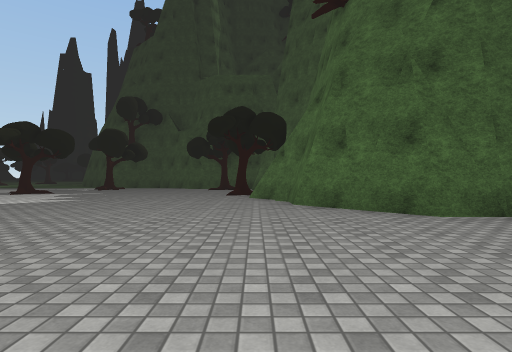
View 1 (above)

19 first-person views from a walk through a scene from a Unity 3-D project. The camera is 1.2 m above the floor, looks level and sees 80° across. The floor is counted in squares, 2 m on a side. Each view is taken from the middle of a square. On the plan, view 1 faces up. The plan holds only what a view shows up to about 9 squares ahead; the rest is blank. The place goes on beyond the plan. The player is left out. Some animated figures are not drawn. Some surface patterns are stand-ins.

View 2
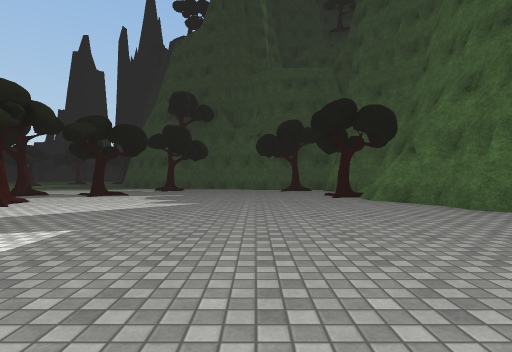

View 3
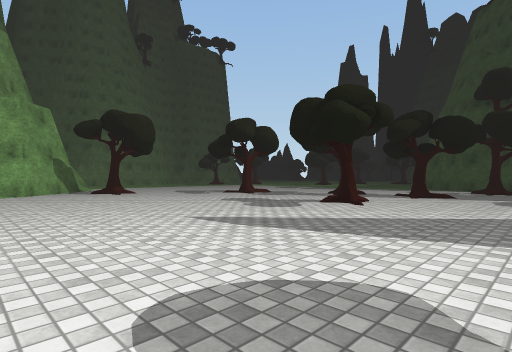

View 4
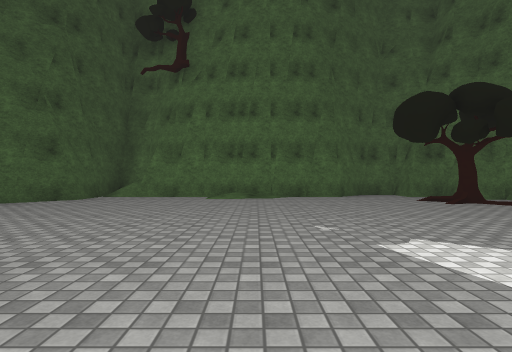

View 5
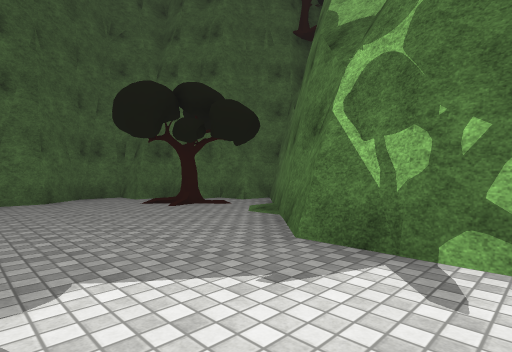

View 6
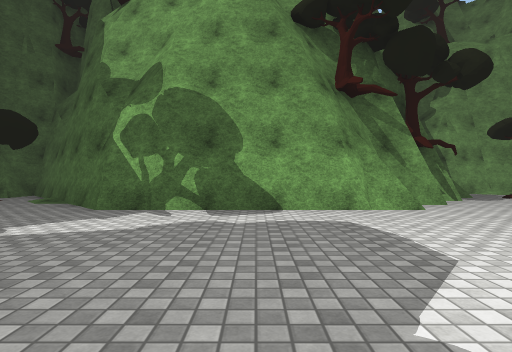

View 7
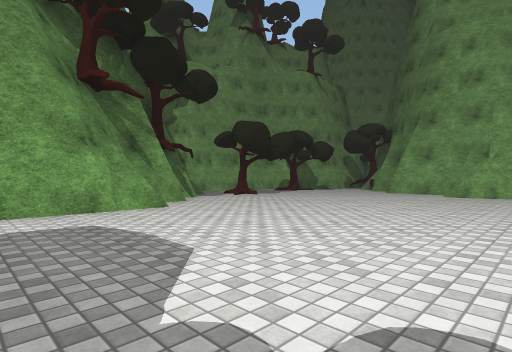

View 8
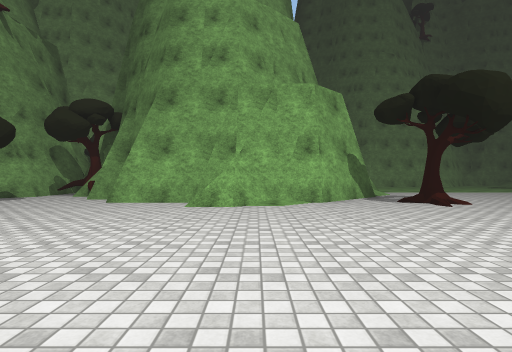

View 9
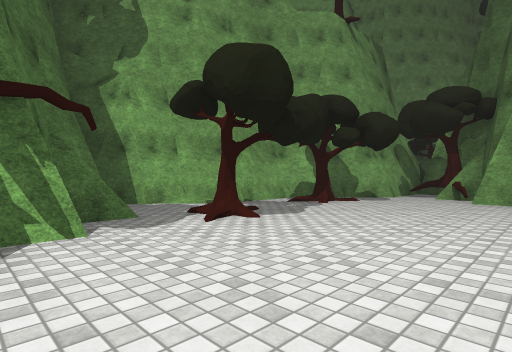

View 10
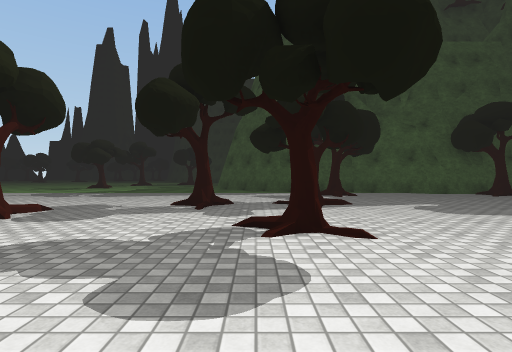

View 11
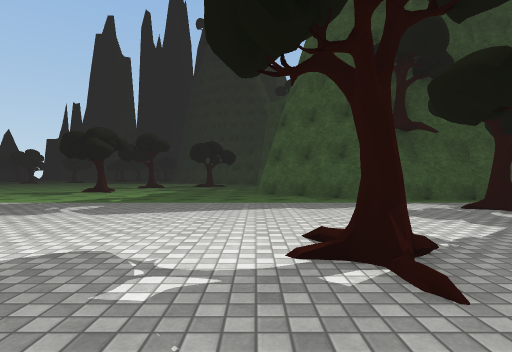

View 12
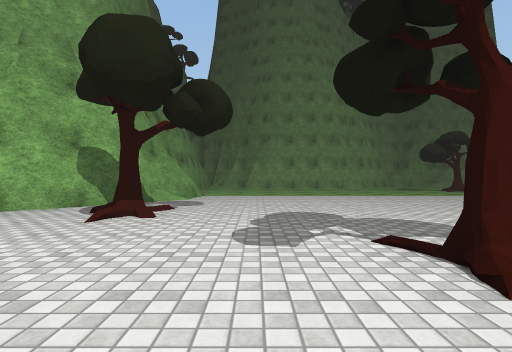

View 13
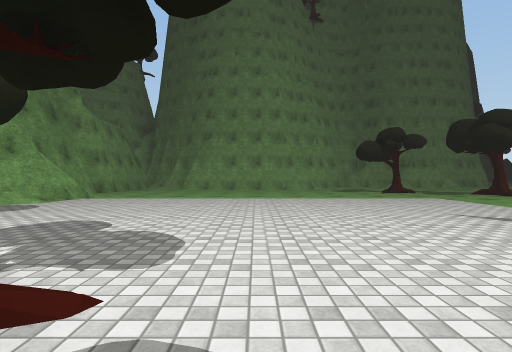

View 14
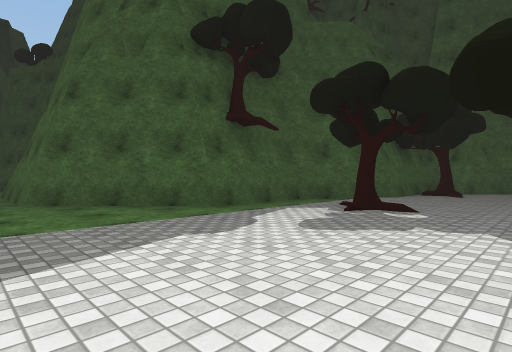

View 15
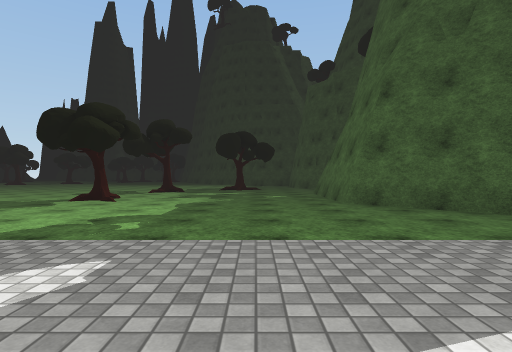

View 16
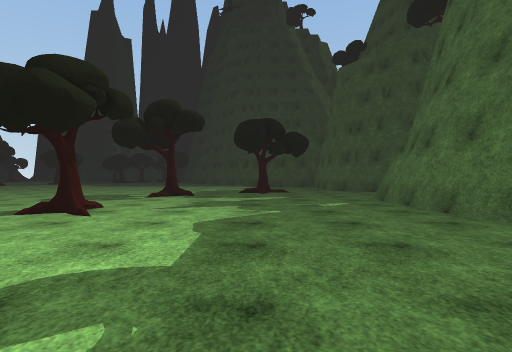

View 17
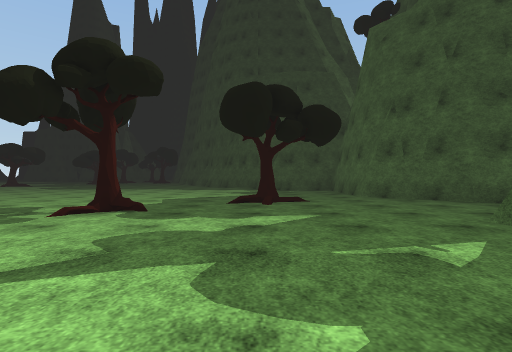

View 18
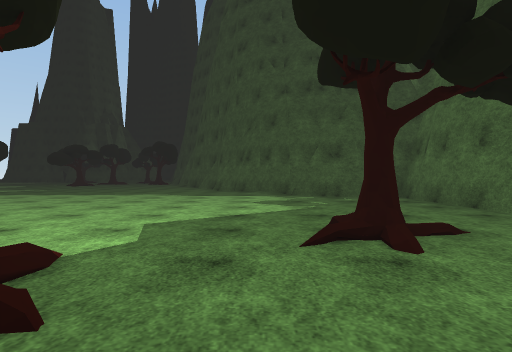

View 19
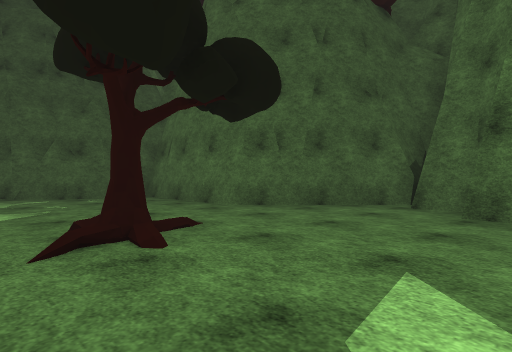

### Floor plan
Points are (right, up) in squares from view 1. A wall is a line through its corners. A room is listed if a view was taken in it or the views show most of it. See-through windows are left out.
Room 1 (views 1, 2, 3, 4, 5, 6, 7, 8, 9, 10, 11, 12, 13, 14, 15, 16, 17, 18, 19)
walls: (-8.1, 16.4) (-10.8, 19.1) (-10.8, 23); (-3.8, 15.1) (-4.2, 15.5); (-16, 2.6) (-16, 1.5); (-3.2, 14.4) (-5, 16.3); (-18.9, 4.4) (-17.9, 4.3) (-16.2, 2.6); (-19.6, 4.5) (-18.8, 4.2); (-20.2, 4.9) (-19.8, 4.9) (-19.1, 4.3); (-20.4, 5.1) (-19.8, 5.1); (-16.2, 1.6) (-15.8, 0.5) (-16.2, -0.2); (-16, 0.9) (-16, -2.4); (-16.1, 0.6) (-16.3, 0.1); (0.1, 8.5) (0.1, 9.2); (-9.9, 23.4) (-9.9, 24); (-8.9, 23.9) (-8.9, 25); (1, 7.3) (0.8, 7.7) (0.2, 8.3) (0.2, 9); (-16.9, -2.5) (-16.9, -3.4); (-8, 25.1) (-10.8, 27.9) (-10.8, 31.9) (-12.9, 31.9) (-13.5, 32.5); (-7.9, -3.6) (-2.2, -3.6) (1.7, -7.4); (-8.6, 25.9) (-9.1, 26.2); (-7.6, -3.8) (-7, -3.8); (-18.2, -3.2) (-18.2, -4); (-18.3, -3.2) (-18.3, -3.9); (-9, -4.5) (-7.8, -4.5); (-9.7, 26.9) (-10.1, 27.3); (-9.9, -5.5) (-9.3, -5.5); (-3.3, -3.6) (-2.6, -3.8) (-2.1, -3.8); (3.8, 4.6) (3.3, 4.7); (4, 4.6) (2.7, 4.6) (0.9, 6.4) (0.9, 7.6); (-10.8, -6.5) (-10, -6.5); (-10.7, 28.5) (-10.9, 29); (-18.3, -5.5) (-17.8, -5.5) (-15.8, -7.5); (-10.5, -6.8) (-9.9, -6.8); (-17.2, -6.2) (-16.8, -6.5); (-1.6, -4.3) (-1.1, -4.6); (-16.1, -7.1) (-15.8, -7.6) (-15.1, -7.7) (-14.5, -7.6); (-15.9, -7.5) (-13.8, -7.5) (-12.9, -8.3) (-12.4, -8.3); (-15.4, -7.7) (-14.9, -7.7); (-13.3, -8.2) (-13, -8.5) (-11.8, -8.5); (-11.9, 32) (-12.4, 32.2) (-12.8, 32.2) (-13.2, 32.5); (3.1, -5.4) (3.8, -5.4) (3.8, -4.5) (4.8, -4.5) (4.8, -3.4) (4.7, -3.2) (3.8, -2.3) (3.8, 3.4); (2.3, -6.5) (2.9, -6.5); (1.4, -7.2) (1.7, -7.5) (2.3, -7.3); (3.6, -5.6) (3.8, -5.4); (2.3, -6.8) (2.7, -6.8) (2.8, -6.3); (2.9, -6.8) (2.9, -5.6)
low walls: (-20.5, 5.2) (-19.9, 5.2) (-18.9, 4.4); (-16, 1.5) (-15.4, 0.9); (0.9, 7.4) (-0.1, 8.4); (-17.9, -3.4) (-17.9, -4.2)
objects: tree (-19, -5) to (-19, -4); tree (-17, 20); tree (-17, 24) to (-16, 24); tree (-16, -6); tree (-16, 5); tree (-14, 26); tree (-13, 9); tree (-12, -6); tree (-10, 10); tree (-9, 7) to (-8, 7); tree (-8, 10); tree (-6, 14); tree (-1, 10); tree (-1, 13); tree (2, -5)

Positions as (right, up) in squares from view 1, and headings:
1: (0, 0), facing up
2: (-3, 1), facing up
3: (-5, 1), facing up-left
4: (-5, 0), facing right
5: (-4, -1), facing down-right
6: (-5, 2), facing down
7: (-5, 2), facing down-left
8: (-9, 1), facing left
9: (-9, -2), facing down-left
10: (-9, 4), facing up
11: (-11, 8), facing up
12: (-11, 7), facing left
13: (-12, 10), facing left
14: (-12, 11), facing up-right
15: (-13, 12), facing up
16: (-14, 15), facing up
17: (-14, 19), facing up
18: (-15, 23), facing up
19: (-15, 23), facing up-right
